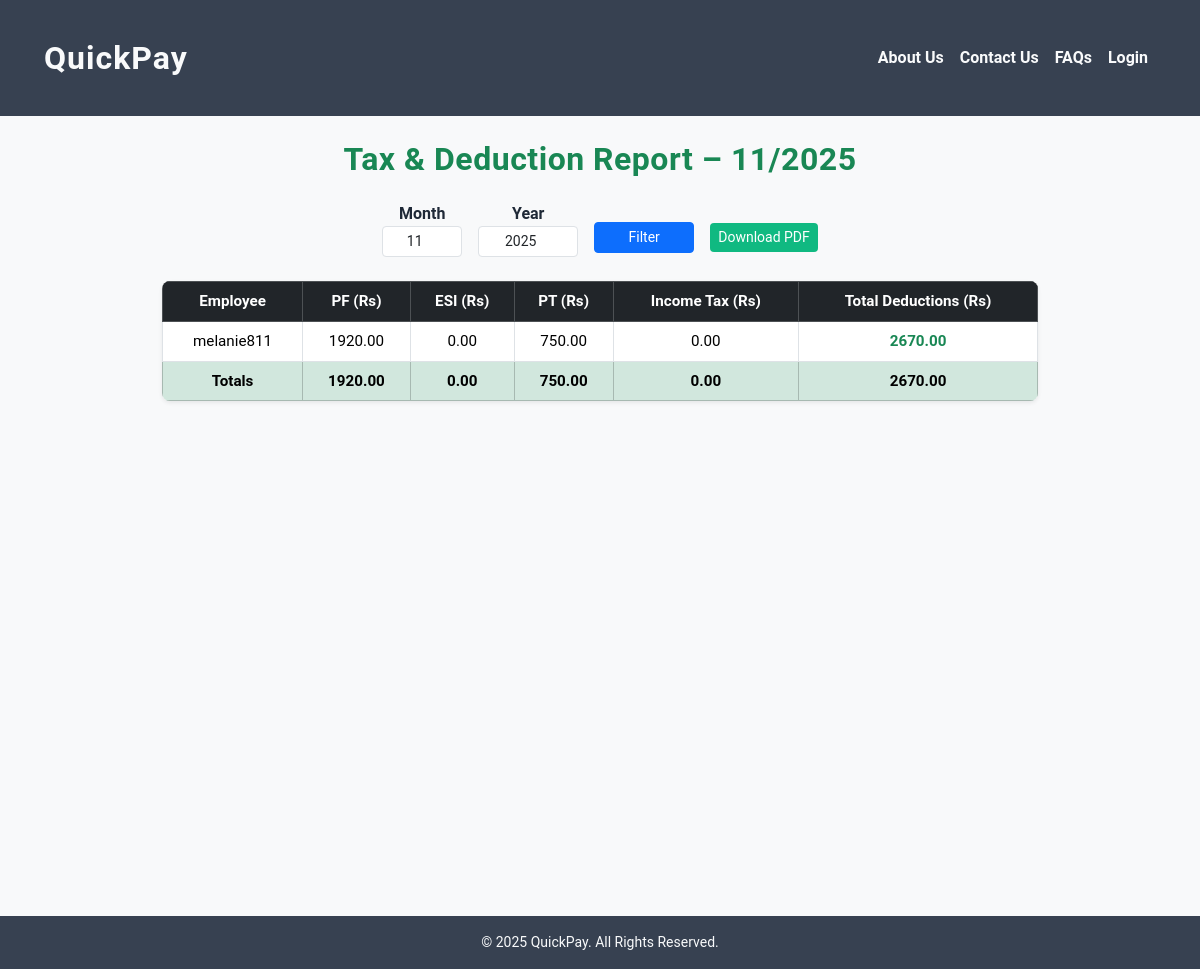
Page /tax_deduction_report on the earlier database version.
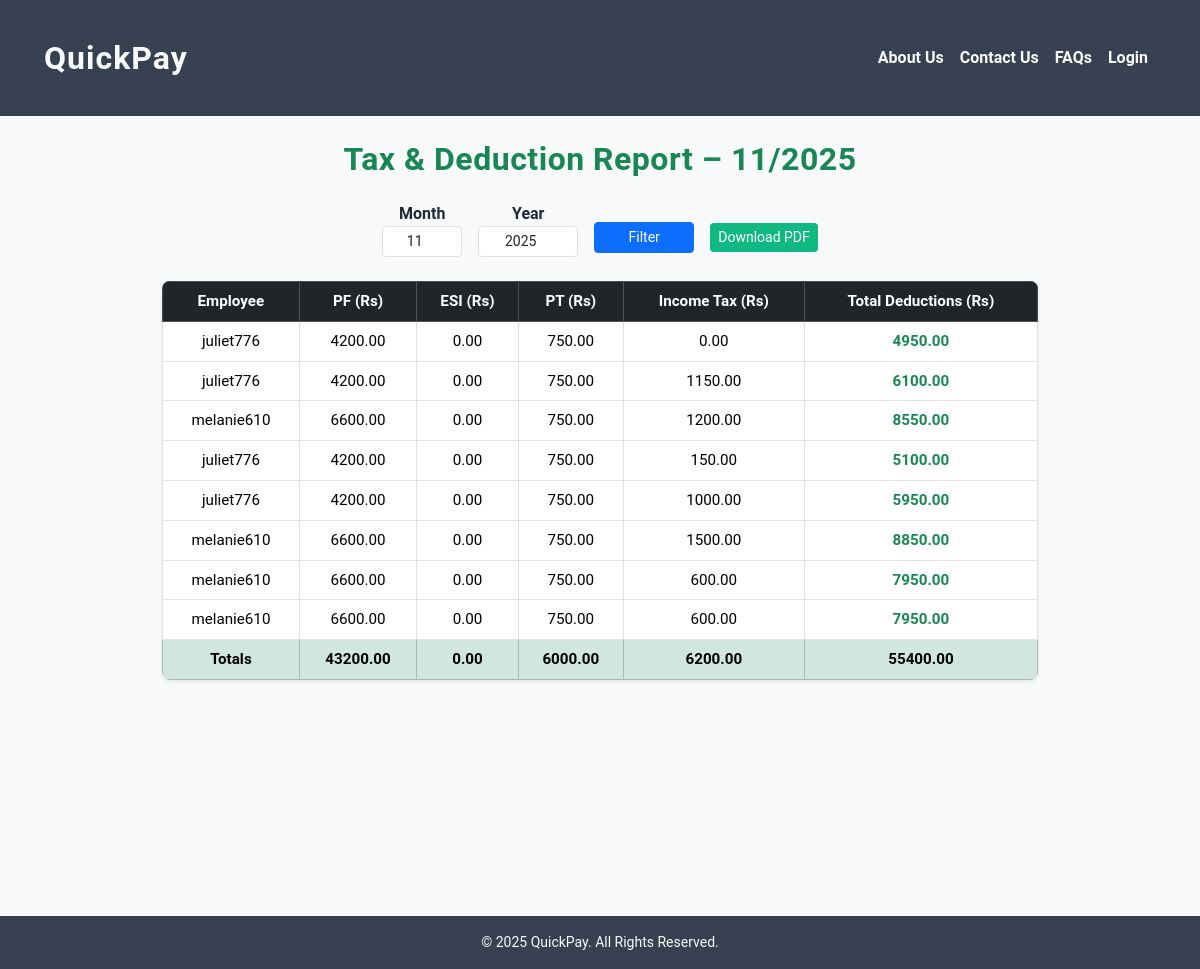
Same page on the later database version.
### payroll/models.py (models this page shows, shortened)
class TotalDeductions(models.Model):
    employee = models.ForeignKey(Employee, on_delete=models.CASCADE, related_name="deduction_summary")
    pf = models.DecimalField(max_digits=10, decimal_places=2, default=0.0)
    esi = models.DecimalField(max_digits=10, decimal_places=2, default=0.0)
    pt = models.DecimalField(max_digits=10, decimal_places=2, default=0.0)
    income_tax = models.DecimalField(max_digits=10, decimal_places=2, default=0.0)
    total_deduction = models.DecimalField(max_digits=10, decimal_places=2, default=0.0)
    date = models.DateField(auto_now_add=True)
    gross_salary_amount = models.DecimalField(max_digits=10, decimal_places=2, default=0.0)
    ESI_RATE = Decimal('0.0075')  # 0.75%

### employee/models.py (models this page shows, shortened)
class Employee(models.Model):
    STATUS_CHOICES = [
        ('active', 'Active'),
        ('on_leave', 'On Leave'),
        ('terminated', 'Terminated'),
    ]
    DEPARTMENT_CHOICES = [
        ('hr', 'Human Resources'),
        ('finance', 'Finance'),
        ('it', 'Information Technology'),
        ('marketing', 'Marketing'),
        ('sales', 'Sales'),
        ('operations', 'Operations'),
    ]
    user = models.OneToOneField(
        settings.AUTH_USER_MODEL,
        on_delete=models.CASCADE,
        related_name='employee_profile'
    )
    department = models.CharField(max_length=100, choices=DEPARTMENT_CHOICES, default='it')
    hire_date = models.DateField()
    salary = models.DecimalField(max_digits=10, decimal_places=2)
    status = models.CharField(max_length=20, choices=STATUS_CHOICES, default='active')
    updated_on = models.DateTimeField(auto_now=True)

### user/models.py (models this page shows, shortened)
class User(AbstractUser):
    USER_TYPES = [
        ('admin', 'Admin'),
        ('hr_manager', 'HR Manager'),
        ('payroll_manager', 'Payroll Manager'),
        ('employee', 'Employee'),
    ]
    role = models.CharField(max_length=25, choices=USER_TYPES, default='employee')
    address = models.CharField(max_length=150, null=True, blank=True)
    phone = models.CharField(max_length=10, null=True, blank=True)
    office_mail = models.EmailField(unique=True, null=True, blank=True)

### reports/views.py (the view)
# urls.py: path('tax_deduction_report', reports.views.tax_deduction_report, name='tax_deduction_report'),
def tax_deduction_report(request):
    month = int(request.GET.get('month', datetime.now().month))
    year = int(request.GET.get('year', datetime.now().year))
    deductions = TotalDeductions.objects.filter(date__month=month, date__year=year)
    totals = deductions.aggregate(
        total_pf=Sum('pf'),
        total_esi=Sum('esi'),
        total_pt=Sum('pt'),
        total_income_tax=Sum('income_tax'),
        total_deduction=Sum('total_deduction'),
    )
    for key in totals:
        totals[key] = totals[key] or 0
    context = {
        'deductions': deductions,
        'totals': totals,
        'month': month,
        'year': year,
    }
    return render(request, 'tax_deduction_report.html', context)

### Templates/tax_deduction_report.html (shortened to what this page needs)
{% extends 'base.html' %}
{% load static %}
{% block content %}
<div class="container-fluid py-4" style="background-color: #f8f9fa; min-height: 100vh;">
    <div class="text-center mb-4">
        <h2 class="fw-bold text-success">
            Tax & Deduction Report – {{ month }}/{{ year }}
        </h2>
    </div>
    <div class="d-flex justify-content-center align-items-center gap-3 mb-4 flex-wrap">
        <form method="get" class="d-flex align-items-center gap-3">
            <div class="d-flex flex-column text-center">
                <label for="month" class="fw-semibold">Month</label>
                <input type="number" id="month" name="month" min="1" max="12"
                       value="{{ month }}" class="form-control form-control-sm text-center"
                       style="width: 80px;">
            </div>
            <div class="d-flex flex-column text-center">
                <label for="year" class="fw-semibold">Year</label>
                <input type="number" id="year" name="year"
                       value="{{ year }}" class="form-control form-control-sm text-center"
                       style="width: 100px;">
            </div>
            <button type="submit" class="btn btn-primary btn-sm mt-3">Filter</button>
        </form>
        <form method="get" action="{% url 'tax_deduction_report_pdf' %}" class="mt-3">
            <button type="submit" class="btn btn-success btn-sm">
                 Download PDF
            </button>
        </form>
    </div>
    <div class="row justify-content-center">
        <div class="col-lg-9 col-md-10">
            <div class="table-responsive shadow-sm rounded-3">
                <table class="table table-bordered text-center align-middle mb-0">
                    <thead class="table-dark">
                        <tr>
                            <th>Employee</th>
                            <th>PF (Rs)</th>
                            <th>ESI (Rs)</th>
                            <th>PT (Rs)</th>
                            <th>Income Tax (Rs)</th>
                            <th>Total Deductions (Rs)</th>
                        </tr>
                    </thead>
                    <tbody>
                        {% for deduction in deductions %}
                        <tr>
                            <td>{{ deduction.employee.user.username }}</td>
                            <td>{{ deduction.pf|floatformat:2 }}</td>
                            <td>{{ deduction.esi|floatformat:2 }}</td>
                            <td>{{ deduction.pt|floatformat:2 }}</td>
                            <td>{{ deduction.income_tax|floatformat:2 }}</td>
                            <td class="fw-bold text-success">{{ deduction.total_deduction|floatformat:2 }}</td>
                        </tr>
                        {% empty %}
                        <tr>
                            <td colspan="6" class="text-muted">No records found for this month.</td>
                        </tr>
                        {% endfor %}
                        {% if totals %}
                        <tr class="table-success fw-bold">
                            <td>Totals</td>
                            <td>{{ totals.total_pf|floatformat:2 }}</td>
                            <td>{{ totals.total_esi|floatformat:2 }}</td>
                            <td>{{ totals.total_pt|floatformat:2 }}</td>
                            <td>{{ totals.total_income_tax|floatformat:2 }}</td>
                            <td>{{ totals.total_deduction|floatformat:2 }}</td>
                        </tr>
                        {% endif %}
                    </tbody>
                </table>
            </div>
        </div>
    </div>
</div>
{% endblock %}

Differences in the rows shown:
now on this page (row edited): TotalDeductions: employee.user.username "juliet776", pf "4200.00", esi "0.00", pt "750.00", income_tax "0.00", total_deduction "4950.00"
now on this page (row edited): TotalDeductions: employee.user.username "juliet776", pf "4200.00", esi "0.00", pt "750.00", income_tax "1150.00", total_deduction "6100.00"
changed TotalDeductions (number 3 of 8 on the later page): employee.user.username "melanie811" → "melanie610"; pf "1920.00" → "6600.00"; income_tax "0.00" → "1200.00"; total_deduction "2670.00" → "8550.00"
added TotalDeductions: employee.user.username "juliet776", pf "4200.00", esi "0.00", pt "750.00", income_tax "150.00", total_deduction "5100.00"
added TotalDeductions: employee.user.username "juliet776", pf "4200.00", esi "0.00", pt "750.00", income_tax "1000.00", total_deduction "5950.00"
added TotalDeductions: employee.user.username "melanie610", pf "6600.00", esi "0.00", pt "750.00", income_tax "1500.00", total_deduction "8850.00"
added TotalDeductions: employee.user.username "melanie610", pf "6600.00", esi "0.00", pt "750.00", income_tax "600.00", total_deduction "7950.00"
added TotalDeductions: employee.user.username "melanie610", pf "6600.00", esi "0.00", pt "750.00", income_tax "600.00", total_deduction "7950.00"
Other differences:
{{ totals.total_pf|floatformat:2 }}: "1920.00" → "43200.00"
{{ totals.total_pt|floatformat:2 }}: "750.00" → "6000.00"
{{ totals.total_income_tax|floatformat:2 }}: "0.00" → "6200.00"
{{ totals.total_deduction|floatformat:2 }}: "2670.00" → "55400.00"
